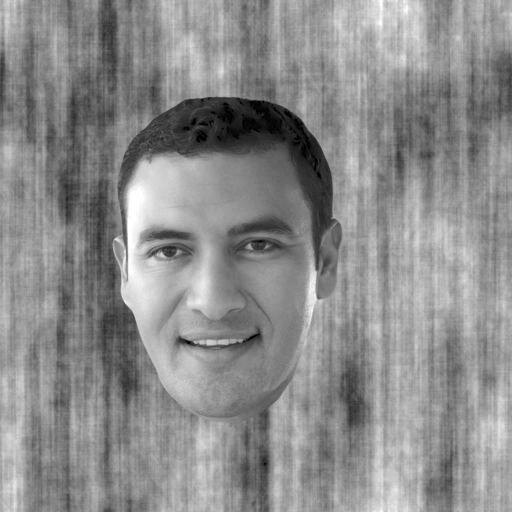
#> input picture CatLocalizer_images/adult-13.jpg, 1024 x 1024 px (shown at 1/2 size)
$ python Task_FacesPlaces_Fix_pictures.py   (older library calls are emulated)
#> lines starting #> are read from the running program, lines starting #| are printed output that depends on the picture
from psychopy import visual, core, event
import os
import random
from PIL import Image
from tkinter import Tk
from tkinter.filedialog import askdirectory

# Step 1: Initialization parameters- Experiment Setup Dialog
screen_resolution = [1920, 1080]  # Converts selected resolution string to a list [width, height]

# Hide the root Tkinter window
Tk().withdraw()

# Ask the user to select the media folder
media_folder = askdirectory(title="Select Media Folder")
#> the answer given: CatLocalizer_images

# Validate the folder
if not media_folder:
    print("No folder selected. Exiting.")
    core.quit()

if not os.path.isdir(media_folder):
    print(f"The specified folder '{media_folder}' does not exist.")
    core.quit()

# Set up the experiment directories
main_folder = os.path.dirname(os.path.abspath(__file__))  # Current script location
results_folder = os.path.join(main_folder, "Results")
os.makedirs(results_folder, exist_ok=True)

# Step 2: Load and Randomize Media Files
media_files = [
    f for f in os.listdir(media_folder)
    if f.endswith(('.jpg', '.png', '.jfif', '.mp4', '.avi'))
    ]
random.shuffle(media_files)

# Calculate square size for cropping
square_size = min(screen_resolution) // 3  # Use 1/3 of the smaller screen dimension

# Function to resize and crop an image to a square
def crop_to_square(image_path, square_size):
#> called with image_path = 'CatLocalizer_images/adult-13.jpg', square_size = 360
    with Image.open(image_path) as img:
#> img is the input picture: PIL image 1024x1024 L; min 0, max 255, mean 139.5
        img_width, img_height = img.size
#> img_width = 1024; img_height = 1024

        # First, resize the image to ensure it is smaller than the cropping area
        if img_width > img_height:
            scale_factor = square_size / img_height
        else:
            scale_factor = square_size / img_width
#> scale_factor = 0.352

        # Resize with aspect ratio maintained
        new_width = int(img_width * scale_factor)
#> new_width = 360
        new_height = int(img_height * scale_factor)
#> new_height = 360
        img = img.resize((new_width, new_height), Image.ANTIALIAS)
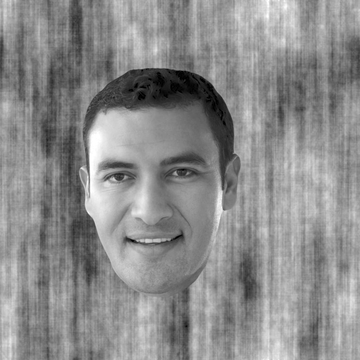
#> img: PIL image 360x360 L; min 0, max 255, mean 139.5

        # Now calculate the cropping area
        left = (new_width - square_size) // 2
#> left = 0
        top = (new_height - square_size) // 2
#> top = 0
        right = left + square_size
#> right = 360
        bottom = top + square_size
#> bottom = 360

        # Crop the image to the square size
        img = img.crop((left, top, right, bottom))

        # Save the cropped and resized image to a temporary path
        temp_path = os.path.join(media_folder, f"temp_{os.path.basename(image_path)}")
        img.save(temp_path)
        return temp_path

# Process media files
for media_file in media_files:
    if media_file.startswith("temp_") or media_file.startswith("Patient_"):
        print(f"Skipping file: {media_file} (PRE-DONE)")
        continue  # Skip files starting with "temp_"

    media_path = os.path.join(media_folder, media_file)
    cropped_path = crop_to_square(media_path, square_size)
    print(f"Cropped image saved at: {cropped_path}")
#> pass 2 of the loop `for media_file in media_files:`:
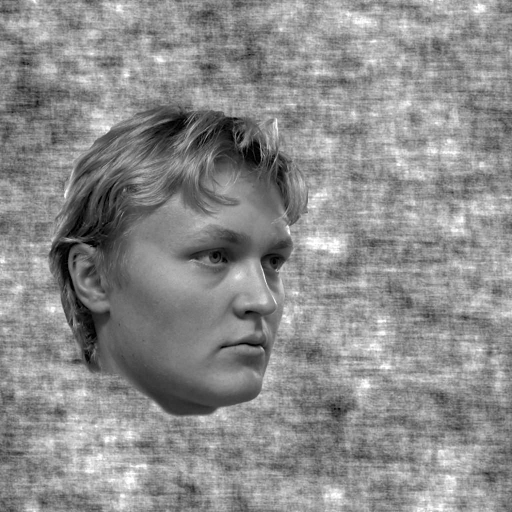
#> input picture CatLocalizer_images/adult-54.jpg, 1024 x 1024 px (shown at 1/2 size)
#> in crop_to_square, img is the input picture: PIL image 1024x1024 L; min 0, max 255, mean 139.5
#> in crop_to_square (call 2), `img = img.resize((new_width, new_height), Image.ANTIALIAS)`:
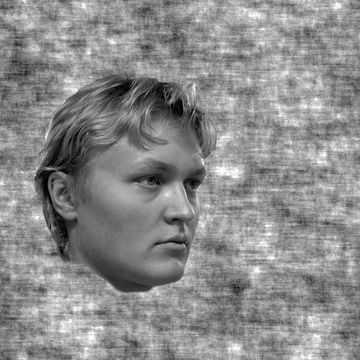
#> img: PIL image 360x360 L; min 0, max 255, mean 139.5

core.quit()
#> (this line was passed over: psychopy is not available in this run)
